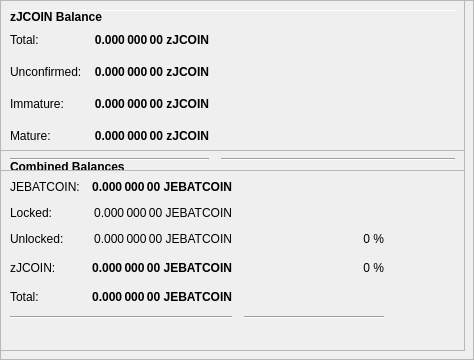
        <widget class="QFrame" name="frameObfuscation">
         <property name="minimumSize">
          <size>
           <width>0</width>
           <height>350</height>
          </size>
         </property>
         <property name="layoutDirection">
          <enum>Qt::LeftToRight</enum>
         </property>
         <property name="frameShape">
          <enum>QFrame::StyledPanel</enum>
         </property>
         <property name="frameShadow">
          <enum>QFrame::Raised</enum>
         </property>
         <widget class="QPushButton" name="runAutoDenom">
          <property name="geometry">
           <rect>
            <x>251</x>
            <y>17</y>
            <width>1</width>
            <height>1</height>
           </rect>
          </property>
          <property name="palette">
           <palette>
            <active>
             <colorrole role="WindowText">
              <brush brushstyle="SolidPattern">
               <color alpha="255">
                <red>0</red>
                <green>0</green>
                <blue>0</blue>
               </color>
              </brush>
             </colorrole>
             <colorrole role="Button">
              <brush brushstyle="SolidPattern">
               <color alpha="255">
                <red>239</red>
                <green>238</green>
                <blue>238</blue>
               </color>
              </brush>
             </colorrole>
             <colorrole role="Light">
              <brush brushstyle="SolidPattern">
               <color alpha="255">
                <red>255</red>
                <green>255</green>
                <blue>255</blue>
               </color>
              </brush>
             </colorrole>
             <colorrole role="Midlight">
              <brush brushstyle="SolidPattern">
               <color alpha="255">
                <red>247</red>
                <green>246</green>
                <blue>246</blue>
               </color>
              </brush>
             </colorrole>
             <colorrole role="Dark">
              <brush brushstyle="SolidPattern">
               <color alpha="255">
                <red>119</red>
                <green>119</green>
                <blue>119</blue>
               </color>
              </brush>
             </colorrole>
             <colorrole role="Mid">
              <brush brushstyle="SolidPattern">
               <color alpha="255">
                <red>159</red>
                <green>159</green>
                <blue>159</blue>
               </color>
              </brush>
             </colorrole>
             <colorrole role="Text">
              <brush brushstyle="SolidPattern">
               <color alpha="255">
                <red>0</red>
                <green>0</green>
                <blue>0</blue>
               </color>
              </brush>
             </colorrole>
             <colorrole role="BrightText">
              <brush brushstyle="SolidPattern">
               <color alpha="255">
                <red>255</red>
                <green>255</green>
                <blue>255</blue>
               </color>
              </brush>
             </colorrole>
             <colorrole role="ButtonText">
              <brush brushstyle="SolidPattern">
               <color alpha="255">
                <red>0</red>
                <green>0</green>
                <blue>0</blue>
               </color>
              </brush>
             </colorrole>
             <colorrole role="Base">
              <brush brushstyle="SolidPattern">
               <color alpha="255">
                <red>255</red>
                <green>255</green>
                <blue>255</blue>
               </color>
              </brush>
             </colorrole>
             <colorrole role="Window">
              <brush brushstyle="SolidPattern">
               <color alpha="255">
                <red>239</red>
                <green>238</green>
                <blue>238</blue>
               </color>
              </brush>
             </colorrole>
             <colorrole role="Shadow">
              <brush brushstyle="SolidPattern">
               <color alpha="255">
                <red>0</red>
                <green>0</green>
                <blue>0</blue>
               </color>
              </brush>
             </colorrole>
             <colorrole role="AlternateBase">
              <brush brushstyle="SolidPattern">
               <color alpha="255">
                <red>247</red>
                <green>246</green>
                <blue>246</blue>
               </color>
              </brush>
             </colorrole>
             <colorrole role="ToolTipBase">
              <brush brushstyle="SolidPattern">
               <color alpha="255">
                <red>255</red>
                <green>255</green>
                <blue>220</blue>
               </color>
              </brush>
             </colorrole>
             <colorrole role="ToolTipText">
              <brush brushstyle="SolidPattern">
               <color alpha="255">
                <red>0</red>
                <green>0</green>
                <blue>0</blue>
               </color>
              </brush>
             </colorrole>
            </active>
            <inactive>
             <colorrole role="WindowText">
              <brush brushstyle="SolidPattern">
               <color alpha="255">
                <red>0</red>
                <green>0</green>
                <blue>0</blue>
               </color>
              </brush>
             </colorrole>
             <colorrole role="Button">
              <brush brushstyle="SolidPattern">
               <color alpha="255">
                <red>239</red>
                <green>238</green>
                <blue>238</blue>
               </color>
              </brush>
             </colorrole>
             <colorrole role="Light">
              <brush brushstyle="SolidPattern">
               <color alpha="255">
                <red>255</red>
                <green>255</green>
                <blue>255</blue>
               </color>
              </brush>
             </colorrole>
             <colorrole role="Midlight">
              <brush brushstyle="SolidPattern">
               <color alpha="255">
                <red>247</red>
                <green>246</green>
                <blue>246</blue>
               </color>
              </brush>
             </colorrole>
             <colorrole role="Dark">
              <brush brushstyle="SolidPattern">
               <color alpha="255">
                <red>119</red>
                <green>119</green>
                <blue>119</blue>
               </color>
              </brush>
             </colorrole>
             <colorrole role="Mid">
              <brush brushstyle="SolidPattern">
               <color alpha="255">
                <red>159</red>
                <green>159</green>
                <blue>159</blue>
               </color>
              </brush>
             </colorrole>
             <colorrole role="Text">
              <brush brushstyle="SolidPattern">
               <color alpha="255">
                <red>0</red>
                <green>0</green>
                <blue>0</blue>
               </color>
              </brush>
             </colorrole>
             <colorrole role="BrightText">
              <brush brushstyle="SolidPattern">
               <color alpha="255">
                <red>255</red>
                <green>255</green>
                <blue>255</blue>
               </color>
              </brush>
             </colorrole>
             <colorrole role="ButtonText">
              <brush brushstyle="SolidPattern">
               <color alpha="255">
                <red>0</red>
                <green>0</green>
                <blue>0</blue>
               </color>
              </brush>
             </colorrole>
             <colorrole role="Base">
              <brush brushstyle="SolidPattern">
               <color alpha="255">
                <red>255</red>
                <green>255</green>
                <blue>255</blue>
               </color>
              </brush>
             </colorrole>
             <colorrole role="Window">
              <brush brushstyle="SolidPattern">
               <color alpha="255">
                <red>239</red>
                <green>238</green>
                <blue>238</blue>
               </color>
              </brush>
             </colorrole>
             <colorrole role="Shadow">
              <brush brushstyle="SolidPattern">
               <color alpha="255">
                <red>0</red>
                <green>0</green>
                <blue>0</blue>
               </color>
              </brush>
             </colorrole>
             <colorrole role="AlternateBase">
              <brush brushstyle="SolidPattern">
               <color alpha="255">
                <red>247</red>
                <green>246</green>
                <blue>246</blue>
               </color>
              </brush>
             </colorrole>
             <colorrole role="ToolTipBase">
              <brush brushstyle="SolidPattern">
               <color alpha="255">
                <red>255</red>
                <green>255</green>
                <blue>220</blue>
               </color>
              </brush>
             </colorrole>
             <colorrole role="ToolTipText">
              <brush brushstyle="SolidPattern">
               <color alpha="255">
                <red>0</red>
                <green>0</green>
                <blue>0</blue>
               </color>
              </brush>
             </colorrole>
            </inactive>
            <disabled>
             <colorrole role="WindowText">
              <brush brushstyle="SolidPattern">
               <color alpha="255">
                <red>119</red>
                <green>119</green>
                <blue>119</blue>
               </color>
              </brush>
             </colorrole>
             <colorrole role="Button">
              <brush brushstyle="SolidPattern">
               <color alpha="255">
                <red>239</red>
                <green>238</green>
                <blue>238</blue>
               </color>
              </brush>
             </colorrole>
             <colorrole role="Light">
              <brush brushstyle="SolidPattern">
               <color alpha="255">
                <red>255</red>
                <green>255</green>
                <blue>255</blue>
               </color>
              </brush>
             </colorrole>
             <colorrole role="Midlight">
              <brush brushstyle="SolidPattern">
               <color alpha="255">
                <red>247</red>
                <green>246</green>
                <blue>246</blue>
               </color>
              </brush>
             </colorrole>
             <colorrole role="Dark">
              <brush brushstyle="SolidPattern">
               <color alpha="255">
                <red>119</red>
                <green>119</green>
                <blue>119</blue>
               </color>
              </brush>
             </colorrole>
             <colorrole role="Mid">
              <brush brushstyle="SolidPattern">
               <color alpha="255">
                <red>159</red>
                <green>159</green>
                <blue>159</blue>
               </color>
              </brush>
             </colorrole>
             <colorrole role="Text">
              <brush brushstyle="SolidPattern">
               <color alpha="255">
                <red>119</red>
                <green>119</green>
                <blue>119</blue>
               </color>
              </brush>
             </colorrole>
             <colorrole role="BrightText">
              <brush brushstyle="SolidPattern">
               <color alpha="255">
                <red>255</red>
                <green>255</green>
                <blue>255</blue>
               </color>
              </brush>
             </colorrole>
             <colorrole role="ButtonText">
              <brush brushstyle="SolidPattern">
               <color alpha="255">
                <red>119</red>
                <green>119</green>
                <blue>119</blue>
               </color>
              </brush>
             </colorrole>
             <colorrole role="Base">
              <brush brushstyle="SolidPattern">
               <color alpha="255">
                <red>239</red>
                <green>238</green>
                <blue>238</blue>
               </color>
              </brush>
             </colorrole>
             <colorrole role="Window">
              <brush brushstyle="SolidPattern">
               <color alpha="255">
                <red>239</red>
                <green>238</green>
                <blue>238</blue>
               </color>
              </brush>
             </colorrole>
             <colorrole role="Shadow">
              <brush brushstyle="SolidPattern">
               <color alpha="255">
                <red>0</red>
                <green>0</green>
                <blue>0</blue>
               </color>
              </brush>
             </colorrole>
             <colorrole role="AlternateBase">
              <brush brushstyle="SolidPattern">
               <color alpha="255">
                <red>239</red>
                <green>238</green>
                <blue>238</blue>
               </color>
              </brush>
             </colorrole>
             <colorrole role="ToolTipBase">
              <brush brushstyle="SolidPattern">
               <color alpha="255">
                <red>255</red>
                <green>255</green>
                <blue>220</blue>
               </color>
              </brush>
             </colorrole>
             <colorrole role="ToolTipText">
              <brush brushstyle="SolidPattern">
               <color alpha="255">
                <red>0</red>
                <green>0</green>
                <blue>0</blue>
               </color>
              </brush>
             </colorrole>
            </disabled>
           </palette>
          </property>
          <property name="focusPolicy">
           <enum>Qt::NoFocus</enum>
          </property>
          <property name="autoFillBackground">
           <bool>true</bool>
          </property>
          <property name="text">
           <string/>
          </property>
          <property name="flat">
           <bool>true</bool>
          </property>
         </widget>
         <widget class="Line" name="line">
          <property name="geometry">
           <rect>
            <x>7</x>
            <y>10</y>
            <width>451</width>
            <height>1</height>
           </rect>
          </property>
          <property name="orientation">
           <enum>Qt::Horizontal</enum>
          </property>
         </widget>
         <widget class="QFrame" name="frame_3">
          <property name="geometry">
           <rect>
            <x>0</x>
            <y>150</y>
            <width>465</width>
            <height>201</height>
           </rect>
          </property>
          <property name="frameShape">
           <enum>QFrame::StyledPanel</enum>
          </property>
          <property name="frameShadow">
           <enum>QFrame::Raised</enum>
          </property>
          <layout class="QVBoxLayout" name="verticalLayout_5">
           <item>
            <layout class="QHBoxLayout" name="horizontalLayout_5" stretch="0">
             <item>
              <widget class="QLabel" name="label_5z">
               <property name="maximumSize">
                <size>
                 <width>16777215</width>
                 <height>20</height>
                </size>
               </property>
               <property name="font">
                <font>
                 <weight>75</weight>
                 <bold>true</bold>
                </font>
               </property>
               <property name="toolTip">
                <string>Combined Balances (including unconfirmed and immature coins)</string>
               </property>
               <property name="text">
                <string>&lt;html&gt;&lt;head/&gt;&lt;body&gt;&lt;p&gt;Combined Balances&lt;/p&gt;&lt;/body&gt;&lt;/html&gt;</string>
               </property>
              </widget>
             </item>
            </layout>
           </item>
           <item>
            <layout class="QGridLayout" name="gridLayout_3">
             <property name="spacing">
              <number>12</number>
             </property>
             <item row="7" column="0" colspan="2">
              <widget class="Line" name="lineSpendableBalance_3">
               <property name="orientation">
                <enum>Qt::Horizontal</enum>
               </property>
              </widget>
             </item>
             <item row="7" column="2">
              <widget class="Line" name="lineWatchBalance_3">
               <property name="sizePolicy">
                <sizepolicy hsizetype="Preferred" vsizetype="Fixed">
                 <horstretch>0</horstretch>
                 <verstretch>0</verstretch>
                </sizepolicy>
               </property>
               <property name="minimumSize">
                <size>
                 <width>140</width>
                 <height>0</height>
                </size>
               </property>
               <property name="orientation">
                <enum>Qt::Horizontal</enum>
               </property>
              </widget>
             </item>
             <item row="4" column="1">
              <widget class="QLabel" name="labelzBalancez">
               <property name="font">
                <font>
                 <weight>75</weight>
                 <bold>true</bold>
                </font>
               </property>
               <property name="cursor">
                <cursorShape>IBeamCursor</cursorShape>
               </property>
               <property name="toolTip">
                <string>Total of transactions that have yet to be confirmed, and do not yet count toward the spendable balance</string>
               </property>
               <property name="text">
                <string notr="true">0.000 000 00 JEBATCOIN</string>
               </property>
               <property name="alignment">
                <set>Qt::AlignRight|Qt::AlignTrailing|Qt::AlignVCenter</set>
               </property>
               <property name="textInteractionFlags">
                <set>Qt::LinksAccessibleByMouse|Qt::TextSelectableByKeyboard|Qt::TextSelectableByMouse</set>
               </property>
              </widget>
             </item>
             <item row="6" column="1">
              <widget class="QLabel" name="labelTotalz">
               <property name="font">
                <font>
                 <weight>75</weight>
                 <bold>true</bold>
                </font>
               </property>
               <property name="cursor">
                <cursorShape>IBeamCursor</cursorShape>
               </property>
               <property name="toolTip">
                <string>Total Balance, including unconfirmed and immature coins.</string>
               </property>
               <property name="text">
                <string notr="true">0.000 000 00 JEBATCOIN</string>
               </property>
               <property name="alignment">
                <set>Qt::AlignRight|Qt::AlignTrailing|Qt::AlignVCenter</set>
               </property>
               <property name="textInteractionFlags">
                <set>Qt::LinksAccessibleByMouse|Qt::TextSelectableByKeyboard|Qt::TextSelectableByMouse</set>
               </property>
              </widget>
             </item>
             <item row="4" column="3">
              <spacer name="horizontalSpacer_6">
               <property name="orientation">
                <enum>Qt::Horizontal</enum>
               </property>
               <property name="sizeHint" stdset="0">
                <size>
                 <width>40</width>
                 <height>20</height>
                </size>
               </property>
              </spacer>
             </item>
             <item row="6" column="0">
              <widget class="QLabel" name="labelTotalTextz">
               <property name="text">
                <string>Total:</string>
               </property>
              </widget>
             </item>
             <item row="1" column="0">
              <widget class="QLabel" name="labelBalanceTextz">
               <property name="text">
                <string>JEBATCOIN:</string>
               </property>
              </widget>
             </item>
             <item row="1" column="1">
              <widget class="QLabel" name="labelBalancez">
               <property name="font">
                <font>
                 <weight>75</weight>
                 <bold>true</bold>
                </font>
               </property>
               <property name="cursor">
                <cursorShape>IBeamCursor</cursorShape>
               </property>
               <property name="toolTip">
                <string>Your current spendable balance</string>
               </property>
               <property name="text">
                <string notr="true">0.000 000 00 JEBATCOIN</string>
               </property>
               <property name="alignment">
                <set>Qt::AlignRight|Qt::AlignTrailing|Qt::AlignVCenter</set>
               </property>
               <property name="textInteractionFlags">
                <set>Qt::LinksAccessibleByMouse|Qt::TextSelectableByKeyboard|Qt::TextSelectableByMouse</set>
               </property>
              </widget>
             </item>
             <item row="4" column="0">
              <widget class="QLabel" name="labelzBalanceTextz">
               <property name="toolTip">
                <string/>
               </property>
               <property name="text">
                <string>zJCOIN:</string>
               </property>
              </widget>
             </item>
             <item row="4" column="2">
              <widget class="QLabel" name="labelzJCOINPercent">
               <property name="toolTip">
                <string>Current percentage of zJCOIN.
If AutoMint is enabled this percentage will settle around the configured AutoMint percentage (default = 10%)</string>
               </property>
               <property name="text">
                <string>0 %</string>
               </property>
               <property name="alignment">
                <set>Qt::AlignRight|Qt::AlignTrailing|Qt::AlignVCenter</set>
               </property>
              </widget>
             </item>
             <item row="6" column="2">
              <widget class="QLabel" name="label100Percent">
               <property name="text">
                <string/>
               </property>
               <property name="alignment">
                <set>Qt::AlignRight|Qt::AlignTrailing|Qt::AlignVCenter</set>
               </property>
              </widget>
             </item>
             <item row="2" column="1">
              <widget class="QLabel" name="labelLockedBalance">
               <property name="toolTip">
                <string>Locked JEBATCOIN or Masternode collaterals. These are excluded from zJCOIN minting.</string>
               </property>
               <property name="text">
                <string>0.000 000 00 JEBATCOIN</string>
               </property>
               <property name="alignment">
                <set>Qt::AlignRight|Qt::AlignTrailing|Qt::AlignVCenter</set>
               </property>
              </widget>
             </item>
             <item row="2" column="0">
              <widget class="QLabel" name="labelLockedBalanceText">
               <property name="toolTip">
                <string>Locked JEBATCOIN or Masternode collaterals. These are excluded from zJCOIN minting.</string>
               </property>
               <property name="text">
                <string>Locked:</string>
               </property>
              </widget>
             </item>
             <item row="3" column="0">
              <widget class="QLabel" name="labelUnLockedBalanceText">
               <property name="toolTip">
                <string>Unlocked JEBATCOINs. These can be used for zJCOIN minting.</string>
               </property>
               <property name="text">
                <string>Unlocked:</string>
               </property>
              </widget>
             </item>
             <item row="3" column="1">
              <widget class="QLabel" name="labelUnLockedBalance">
               <property name="toolTip">
                <string>Unlocked JEBATCOINs. These can be used for zJCOIN minting.</string>
               </property>
               <property name="text">
                <string>0.000 000 00 JEBATCOIN</string>
               </property>
               <property name="alignment">
                <set>Qt::AlignRight|Qt::AlignTrailing|Qt::AlignVCenter</set>
               </property>
              </widget>
             </item>
             <item row="3" column="2">
              <widget class="QLabel" name="labelJEBATCOINPercent">
               <property name="text">
                <string>0 %</string>
               </property>
               <property name="alignment">
                <set>Qt::AlignRight|Qt::AlignTrailing|Qt::AlignVCenter</set>
               </property>
              </widget>
             </item>
            </layout>
           </item>
           <item>
            <spacer name="verticalSpacer">
             <property name="orientation">
              <enum>Qt::Vertical</enum>
             </property>
             <property name="sizeHint" stdset="0">
              <size>
               <width>20</width>
               <height>40</height>
              </size>
             </property>
            </spacer>
           </item>
          </layout>
         </widget>
         <widget class="QFrame" name="frame_4">
          <property name="geometry">
           <rect>
            <x>0</x>
            <y>0</y>
            <width>465</width>
            <height>171</height>
           </rect>
          </property>
          <property name="frameShape">
           <enum>QFrame::StyledPanel</enum>
          </property>
          <property name="frameShadow">
           <enum>QFrame::Raised</enum>
          </property>
          <layout class="QVBoxLayout" name="verticalLayout_7">
           <item>
            <layout class="QHBoxLayout" name="horizontalLayout_8" stretch="0">
             <item>
              <widget class="QLabel" name="label_5z_3">
               <property name="maximumSize">
                <size>
                 <width>16777215</width>
                 <height>20</height>
                </size>
               </property>
               <property name="font">
                <font>
                 <weight>75</weight>
                 <bold>true</bold>
                </font>
               </property>
               <property name="text">
                <string>zJCOIN Balance</string>
               </property>
              </widget>
             </item>
            </layout>
           </item>
           <item>
            <layout class="QGridLayout" name="gridLayout_5">
             <property name="spacing">
              <number>12</number>
             </property>
             <item row="4" column="0">
              <widget class="QLabel" name="labelzBalanceMatureText">
               <property name="toolTip">
                <string>Mature: more than 20 confirmation and more than 1 mints of the same denomination after it was minted.
These zJCOIN are spendable.</string>
               </property>
               <property name="text">
                <string>Mature:</string>
               </property>
              </widget>
             </item>
             <item row="5" column="0" colspan="2">
              <widget class="Line" name="lineSpendableBalance_5">
               <property name="orientation">
                <enum>Qt::Horizontal</enum>
               </property>
              </widget>
             </item>
             <item row="1" column="1">
              <widget class="QLabel" name="labelzBalance">
               <property name="font">
                <font>
                 <weight>75</weight>
                 <bold>true</bold>
                </font>
               </property>
               <property name="cursor">
                <cursorShape>IBeamCursor</cursorShape>
               </property>
               <property name="toolTip">
                <string>All available zJCOIN, unconfirmed and immature zJCOIN included.</string>
               </property>
               <property name="text">
                <string notr="true">0.000 000 00 zJCOIN</string>
               </property>
               <property name="alignment">
                <set>Qt::AlignRight|Qt::AlignTrailing|Qt::AlignVCenter</set>
               </property>
               <property name="textInteractionFlags">
                <set>Qt::LinksAccessibleByMouse|Qt::TextSelectableByKeyboard|Qt::TextSelectableByMouse</set>
               </property>
              </widget>
             </item>
             <item row="5" column="2">
              <widget class="Line" name="lineWatchBalance_5">
               <property name="sizePolicy">
                <sizepolicy hsizetype="Preferred" vsizetype="Fixed">
                 <horstretch>0</horstretch>
                 <verstretch>0</verstretch>
                </sizepolicy>
               </property>
               <property name="minimumSize">
                <size>
                 <width>140</width>
                 <height>0</height>
                </size>
               </property>
               <property name="orientation">
                <enum>Qt::Horizontal</enum>
               </property>
              </widget>
             </item>
             <item row="1" column="0">
              <widget class="QLabel" name="labelzBalanceText">
               <property name="toolTip">
                <string>All available zJCOIN, unconfirmed and immature zJCOIN included.</string>
               </property>
               <property name="text">
                <string>Total:</string>
               </property>
              </widget>
             </item>
             <item row="1" column="2">
              <spacer name="horizontalSpacer_8">
               <property name="orientation">
                <enum>Qt::Horizontal</enum>
               </property>
               <property name="sizeHint" stdset="0">
                <size>
                 <width>40</width>
                 <height>20</height>
                </size>
               </property>
              </spacer>
             </item>
             <item row="4" column="2">
              <spacer name="horizontalSpacer_4">
               <property name="orientation">
                <enum>Qt::Horizontal</enum>
               </property>
               <property name="sizeHint" stdset="0">
                <size>
                 <width>40</width>
                 <height>20</height>
                </size>
               </property>
              </spacer>
             </item>
             <item row="4" column="1">
              <widget class="QLabel" name="labelzBalanceMature">
               <property name="font">
                <font>
                 <weight>75</weight>
                 <bold>true</bold>
                </font>
               </property>
               <property name="toolTip">
                <string>Mature: more than 20 confirmation and more than 1 mints of the same denomination after it was minted.
These zJCOIN are spendable.</string>
               </property>
               <property name="text">
                <string>0.000 000 00 zJCOIN</string>
               </property>
               <property name="alignment">
                <set>Qt::AlignRight|Qt::AlignTrailing|Qt::AlignVCenter</set>
               </property>
              </widget>
             </item>
             <item row="2" column="0">
              <widget class="QLabel" name="labelzBalanceUnconfirmedText">
               <property name="toolTip">
                <string>Unconfirmed: less than 20 confirmations
Immature: confirmed, but less than 1 mints of the same denomination after it was minted</string>
               </property>
               <property name="text">
                <string>Unconfirmed:</string>
               </property>
              </widget>
             </item>
             <item row="2" column="1">
              <widget class="QLabel" name="labelzBalanceUnconfirmed">
               <property name="font">
                <font>
                 <weight>75</weight>
                 <bold>true</bold>
                </font>
               </property>
               <property name="toolTip">
                <string>Unconfirmed: less than 20 confirmations
Immature: confirmed, but less than 1 mints of the same denomination after it was minted</string>
               </property>
               <property name="text">
                <string>0.000 000 00 zJCOIN</string>
               </property>
               <property name="alignment">
                <set>Qt::AlignRight|Qt::AlignTrailing|Qt::AlignVCenter</set>
               </property>
              </widget>
             </item>
             <item row="2" column="2">
              <spacer name="horizontalSpacer_5">
               <property name="orientation">
                <enum>Qt::Horizontal</enum>
               </property>
               <property name="sizeHint" stdset="0">
                <size>
                 <width>40</width>
                 <height>20</height>
                </size>
               </property>
              </spacer>
             </item>
             <item row="3" column="0">
              <widget class="QLabel" name="labelzBalanceImmatureText">
               <property name="toolTip">
                <string>Unconfirmed: less than 20 confirmations
Immature: confirmed, but less than 1 mints of the same denomination after it was minted</string>
               </property>
               <property name="text">
                <string>Immature:</string>
               </property>
              </widget>
             </item>
             <item row="3" column="1">
              <widget class="QLabel" name="labelzBalanceImmature">
               <property name="font">
                <font>
                 <weight>75</weight>
                 <bold>true</bold>
                </font>
               </property>
               <property name="toolTip">
                <string>Unconfirmed: less than 20 confirmations
Immature: confirmed, but less than 1 mints of the same denomination after it was minted</string>
               </property>
               <property name="text">
                <string>0.000 000 00 zJCOIN</string>
               </property>
               <property name="alignment">
                <set>Qt::AlignRight|Qt::AlignTrailing|Qt::AlignVCenter</set>
               </property>
              </widget>
             </item>
             <item row="3" column="2">
              <spacer name="horizontalSpacer_7">
               <property name="orientation">
                <enum>Qt::Horizontal</enum>
               </property>
               <property name="sizeHint" stdset="0">
                <size>
                 <width>40</width>
                 <height>20</height>
                </size>
               </property>
              </spacer>
             </item>
            </layout>
           </item>
          </layout>
         </widget>
        </widget>
